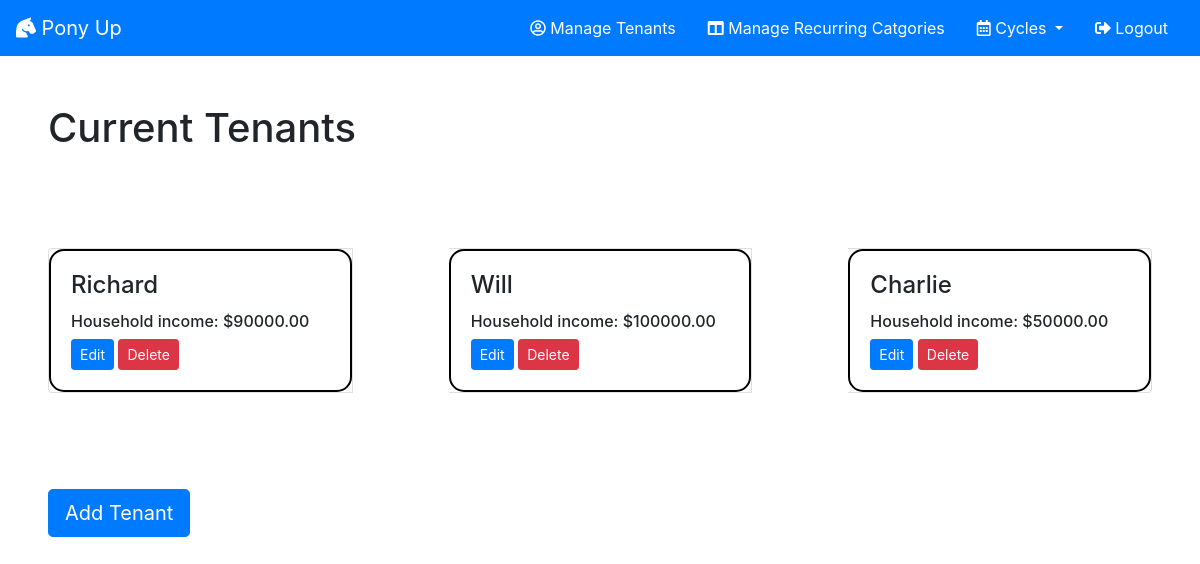
Before: /tenants/ (signed in) with the older database file.
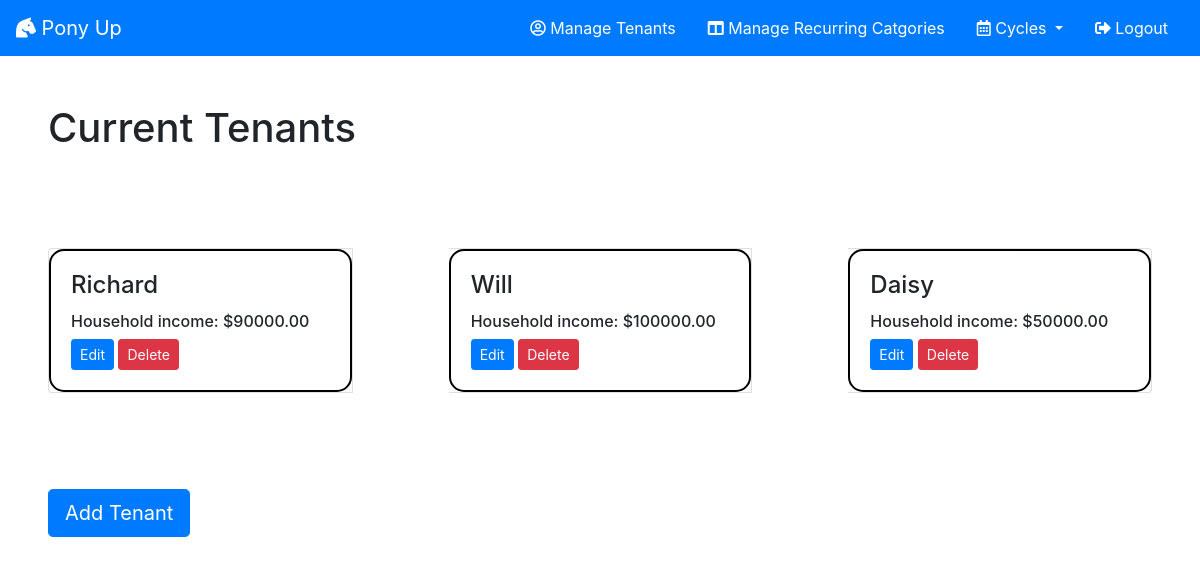
After: the same page with the newer database file.
### cycles/models.py (models this page shows, shortened)
class Tenant(models.Model):
    name =  models.CharField(max_length=100)
    income = models.DecimalField(max_digits=9, decimal_places=2)
    manager = models.ForeignKey(User, on_delete=models.CASCADE)
    deletedOn = models.DateField(default=None, null=True)
    cycle = models.ManyToManyField("Cycle", through='tenantCycle')

### cycles/views/tenantlist.py (the view)
# urls.py: path("tenants/", views.tenantlist, name="tenantlist"),
def tenantlist(request):
    tenants = Tenant.objects.all()
    context = {'tenants': tenants}
    return render(request, 'cycles/tenantlist.html', context)

### cycles/templates/cycles/tenantlist.html (shortened to what this page needs)
{% extends "cycles/index.html" %}
{% block content %}
<h1 class="m-5">Current Tenants</h1>
<div class='card-group'>
    {% for tenant in tenants %}
    {% if tenant.deletedOn is None %}
    <div class="card m-5">
        <div class='card-body tenantCard'>
            <h4 class="card-title">{{ tenant.name }}</h4>
            <h6 class='card-text'>Household income: ${{ tenant.income }}</h6>
            <a href="{% url 'cycles:editTenantForm' tenant.id %}"><button
                    class="btn btn-primary btn-sm">Edit</button></a>
            <a href="{% url 'cycles:deleteTenant' tenant.id %}"><button
                    class="btn btn-danger btn-sm">Delete</button></a>
        </div>
    </div>
    {% endif %}
    {% endfor %}
</div>
<a href="{% url 'cycles:addTenantForm' %}"><button class="btn btn-primary btn-lg m-5">Add Tenant</button></a>
{% endblock %}

### cycles/templates/cycles/index.html (shortened to what this page needs)
{% load static %}
<!DOCTYPE html>
<html>
<head>
    <link rel="stylesheet" href="https://stackpath.bootstrapcdn.com/bootstrap/4.3.1/css/bootstrap.min.css">
    <link rel="stylesheet" href="https://use.fontawesome.com/releases/v5.7.2/css/all.css">
    <link rel="stylesheet" type="text/css" href="{% static 'cycles/index.css' %}">
</head>
<body>
    {% include "cycles/navbar.html" %}
    {% if user.is_authenticated %}
    {% block content %}
    {% endblock content%}
    {% else %}
    <h1>Lets get started...</h1>
    <div><a href="{% url 'cycles:register' %}">Register</a></div>
    <div><a href="{% url 'cycles:login' %}">Login</a></div>
    {% endif %}
</body>
</html>

### cycles/templates/cycles/navbar.html (shortened to what this page needs)
<nav class="navbar navbar-dark bg-primary">
    <a class="navbar-brand" href="/"><i class="fas fa-horse-head"></i> Pony Up</a>
    <ul class="nav">
        <li class="nav-item">
            <a href="{% url 'cycles:tenantlist' %}" class="nav-link ponynav"><i class="far fa-user-circle"></i> Manage
                Tenants</a></li>
        <li class="nav-item">
            <a href="{% url 'cycles:recurringlist' %}" class="nav-link ponynav"><i class="fas fa-columns"></i>
                Manage Recurring Catgories</a></li>
        <li class="nav-item dropdown">
            <a class="nav-link dropdown-toggle ponynav" href="#" id="navbarDropdown" role="button" data-toggle="dropdown"
                aria-haspopup="true" aria-expanded="false"><i class="far fa-calendar-alt"></i>
                Cycles
            </a>
        </li>
        <li class="nav-item">
            <a href="{% url 'cycles:logout' %}" class="nav-link ponynav"><i class="fas fa-sign-out-alt"></i> Logout</a>
        </li>
    </ul>
</nav>

### cycles/static/cycles/index.css (style rules this page uses)
.tenantCard { border: 2px solid black; border-radius: 15px; }
.ponynav { color: white; }

Changed rows visible on the page:
changed Tenant: name "Charlie" → "Daisy"
